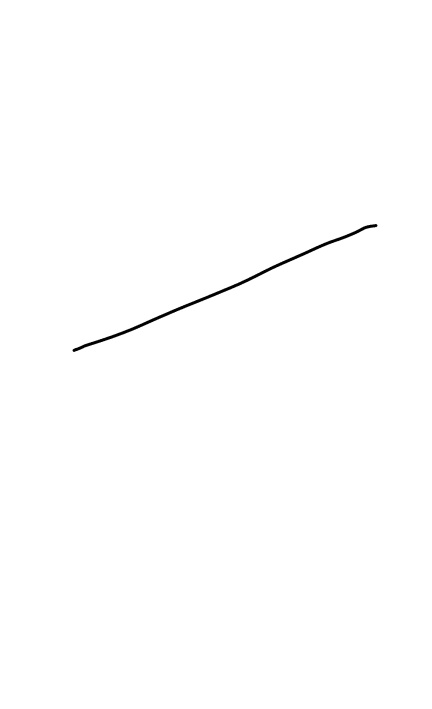
#> input picture data/raw/2017_3_6_22_38_38.jpg, 432 x 709 px; its folder holds 4 pictures in this run
$ python resize_images.py
#> lines starting #> are read from the running program, lines starting #| are printed output that depends on the picture
import os
import glob
import cv2

if __name__ == "__main__":
    import argparse

    parser = argparse.ArgumentParser(
        description="Resize raw images to uniformed target size."
    )
    parser.add_argument(
        "--raw-dir",
        help="Directory path to raw images.",
        default="./data/raw",
        type=str,
    )
    parser.add_argument(
        "--save-dir",
        help="Directory path to save resized images.",
        default="./data/images",
        type=str,
    )
    parser.add_argument(
        "--ext", help="Raw image files extension to resize.", default="jpg", type=str
    )
    parser.add_argument(
        "--target-size",
        help="Target size to resize as a tuple of 2 integers.",
        default="(512, 512)",
        type=str,
    )
    args = parser.parse_args()

    raw_dir = args.raw_dir
    save_dir = args.save_dir
    ext = args.ext
    target_size = eval(args.target_size)
    msg = "--target-size must be a tuple of 2 integers"
    assert isinstance(target_size, tuple) and len(target_size) == 2, msg
    fnames = glob.glob(os.path.join(raw_dir, "*.{}".format(ext)))
    os.makedirs(save_dir, exist_ok=True)
    print(
        "{} files to resize from directory `{}` to target size:{}".format(
            len(fnames), raw_dir, target_size
        )
    )
    for i, fname in enumerate(fnames):
        print(".", end="", flush=True)
        img = cv2.imread(fname)
#> img is the input picture: shape (709, 432, 3); min 0, max 255, mean 254.2
        img_small = cv2.resize(img, target_size)
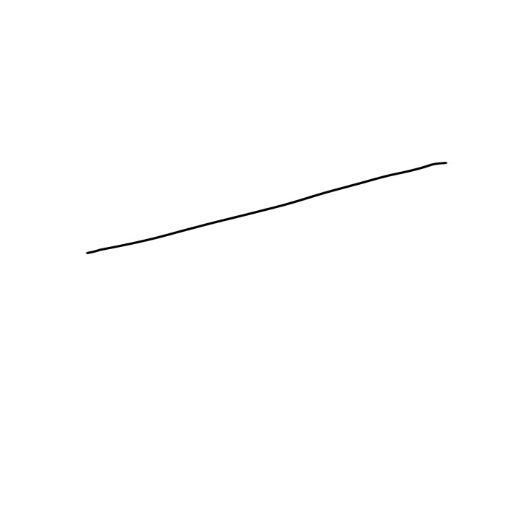
#> img_small: shape (512, 512, 3); min 0, max 255, mean 254.2
        new_fname = "{}.{}".format(str(i), ext)
        small_fname = os.path.join(save_dir, new_fname)
        cv2.imwrite(small_fname, img_small)
#> pass 2 of the loop `for i, fname in enumerate(fnames):`:
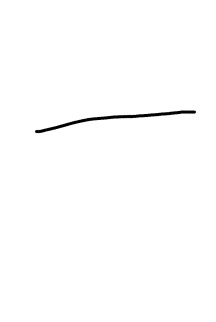
#> input picture data/raw/2017_3_6_22_38_43.jpg, 216 x 322 px
#> img is the input picture: shape (322, 216, 3); min 0, max 255, mean 253.2
#> `img_small = cv2.resize(img, target_size)`:
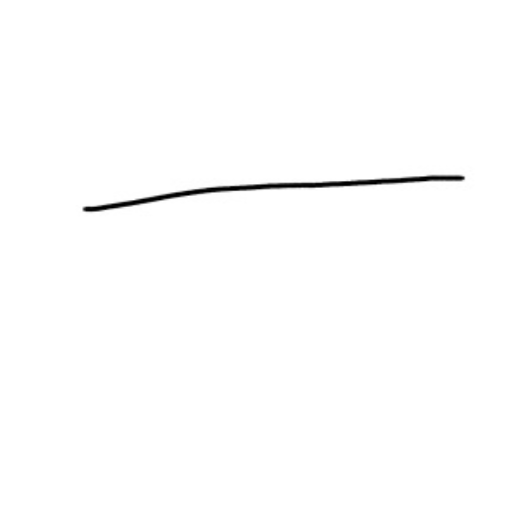
#> img_small: shape (512, 512, 3); min 0, max 255, mean 253.2
#> pass 3 of the loop `for i, fname in enumerate(fnames):`:
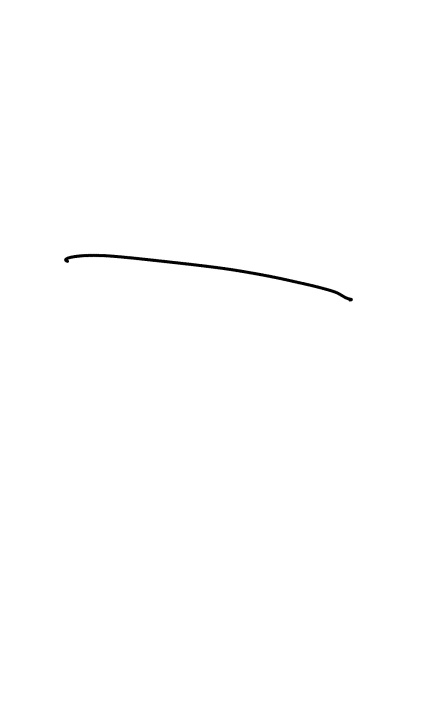
#> input picture data/raw/2017_3_6_22_38_53.jpg, 432 x 709 px
#> img is the input picture: shape (709, 432, 3); min 0, max 255, mean 254.2
#> `img_small = cv2.resize(img, target_size)`:
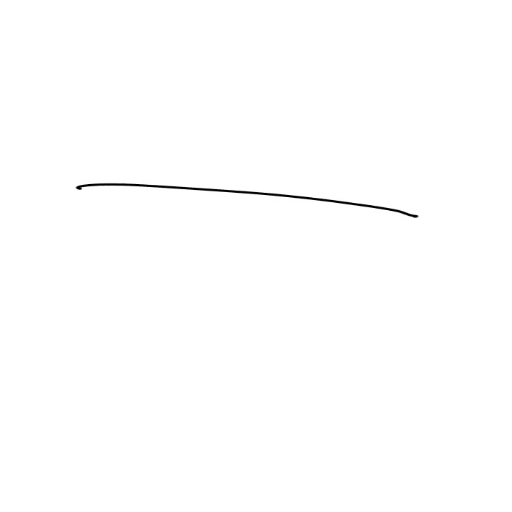
#> img_small: shape (512, 512, 3); min 0, max 255, mean 254.2
#> the loop made 4 passes; the first 3 are shown
    print(
        "\nDone resizing {} files.\nSaved to directory: `{}`".format(
            len(fnames), save_dir
        )
    )
